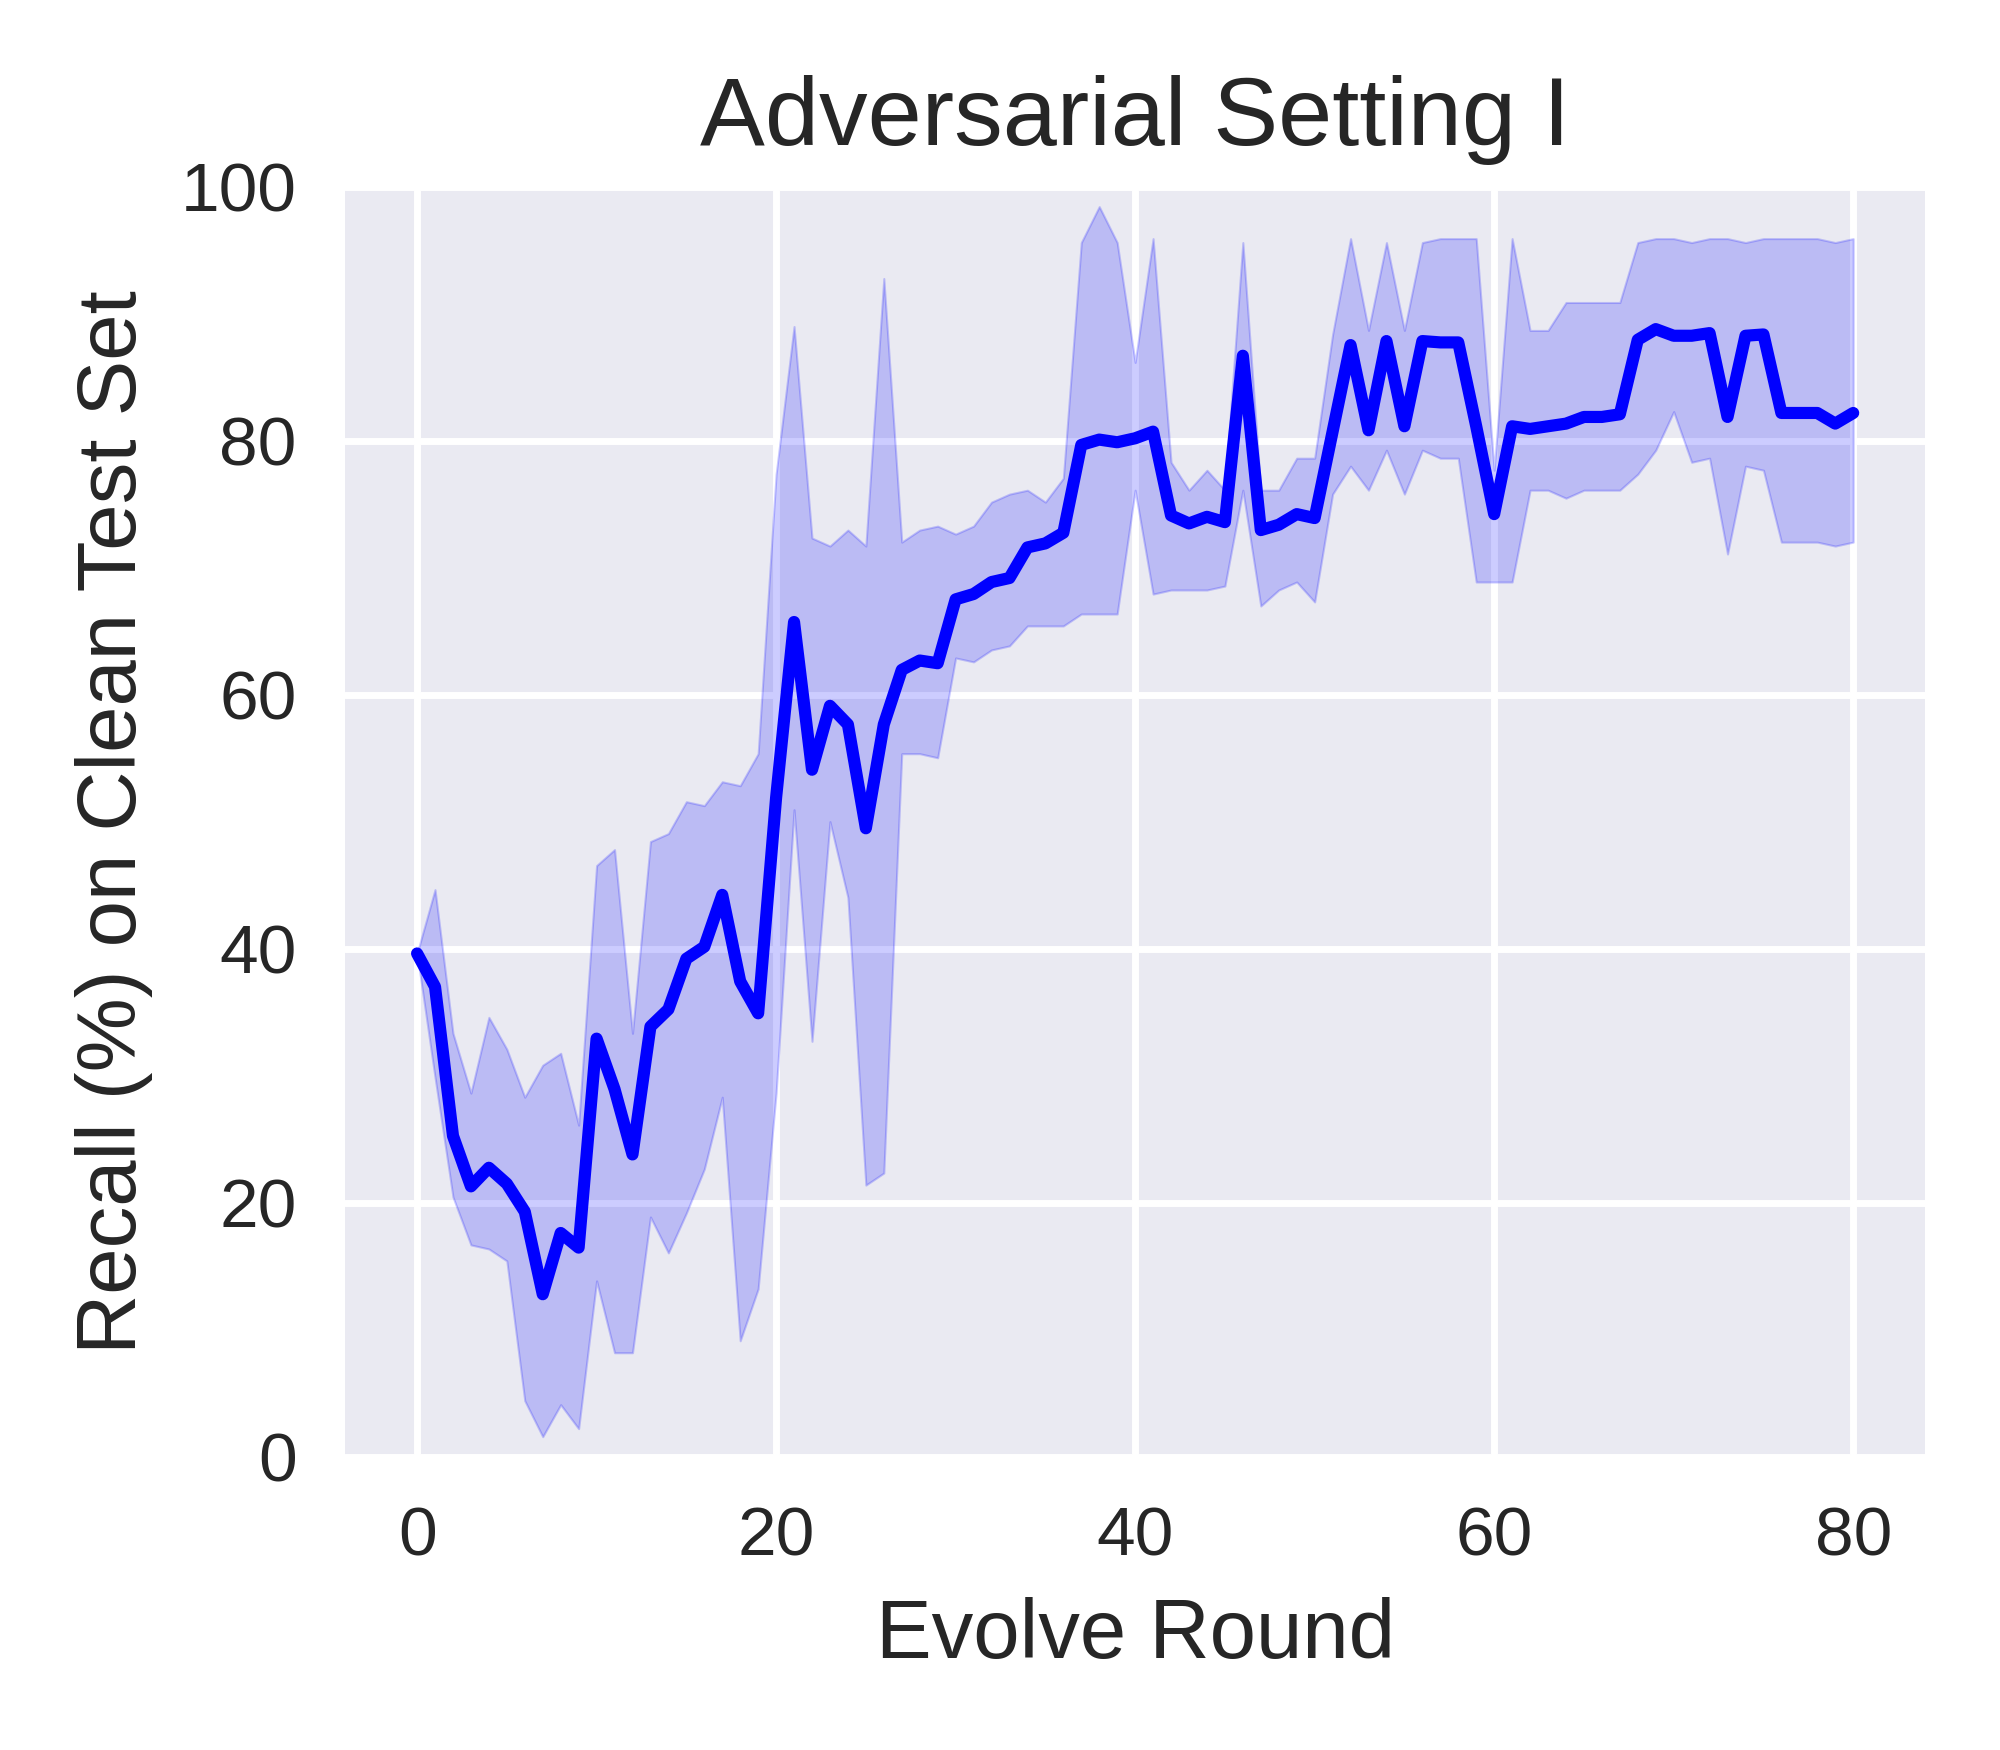

Source code (Python):
import matplotlib.pyplot as plt
import pandas as pd
import seaborn as sns

advset1_rounds80_recall_on_cle_file = pd.read_csv('test_recall_list_advset1_round80_seed012.csv')
advset1_rounds80_recall_on_cle_df = pd.DataFrame(advset1_rounds80_recall_on_cle_file)

advset1_rounds80_recall_on_cle_seed_0_df = advset1_rounds80_recall_on_cle_df.drop(columns=['seed1','seed2'])  
advset1_rounds80_recall_on_cle_seed_0_df.rename(columns={'seed0': 'recall'}, inplace=True)

advset1_rounds80_recall_on_cle_seed_1_df = advset1_rounds80_recall_on_cle_df.drop(columns=['seed0','seed2'])  
advset1_rounds80_recall_on_cle_seed_1_df.rename(columns={'seed1': 'recall'}, inplace=True)

advset1_rounds80_recall_on_cle_seed_2_df = advset1_rounds80_recall_on_cle_df.drop(columns=['seed0','seed1'])  
advset1_rounds80_recall_on_cle_seed_2_df.rename(columns={'seed2': 'recall'}, inplace=True)

print("advset1_rounds80_recall_on_cle_df:\n",advset1_rounds80_recall_on_cle_df)  
print("advset1_rounds80_recall_on_cle_seed_0_df:\n",advset1_rounds80_recall_on_cle_seed_0_df)  
print("advset1_rounds80_recall_on_cle_seed_1_df:\n",advset1_rounds80_recall_on_cle_seed_1_df)  
print("advset1_rounds80_recall_on_cle_seed_2_df:\n",advset1_rounds80_recall_on_cle_seed_2_df)  



advset1_rounds80_recall_on_cle_merge_df = pd.concat([advset1_rounds80_recall_on_cle_seed_0_df, advset1_rounds80_recall_on_cle_seed_1_df, advset1_rounds80_recall_on_cle_seed_2_df])
# advset1_rounds80_recall_on_cle_merge_df = pd.concat([advset1_rounds80_recall_on_cle_df, advset1_rounds80_recall_on_cle_df, advset1_rounds80_recall_on_cle_df])

print("advset1_rounds80_recall_on_cle_merge_df:\n",advset1_rounds80_recall_on_cle_merge_df)  

advset1_rounds80_recall_on_cle_merge_df = advset1_rounds80_recall_on_cle_merge_df.reset_index(drop=True)

print("advset1_rounds80_recall_on_cle_merge_df:\n",advset1_rounds80_recall_on_cle_merge_df)  


# sns.set_theme(style="darkgrid")
plt.style.use('seaborn') 
# plt.style.use('default') 
# plt.style.use('seaborn-deep') 

# plt.figure(figsize=(4, 3.5), dpi=500)
_, ax = plt.subplots(nrows=1, ncols=1, figsize=(4, 3.5), tight_layout=True, dpi=500) #dpi=100 分辨率


sns_plot=sns.lineplot(data=advset1_rounds80_recall_on_cle_merge_df, x='round', y='recall', color='b')
ax.set_xlabel('Evolve Round', fontsize=12)
ax.set_ylabel('Recall (%) on Clean Test Set', fontsize=12)
plt.ylim(0, 100)

ax.set_title('Adversarial Setting I', fontsize=14); 

savepath = f'/home/huan1932/ARIoTEDef/drawfigure/advset1/round80/recall-on-cle'
savename = f'line-shadow-figure-advset1-round80-recall-on-cle-seed012'
plt.savefig(fname=f'{savepath}/{savename}.png',dpi=500)
plt.close   
